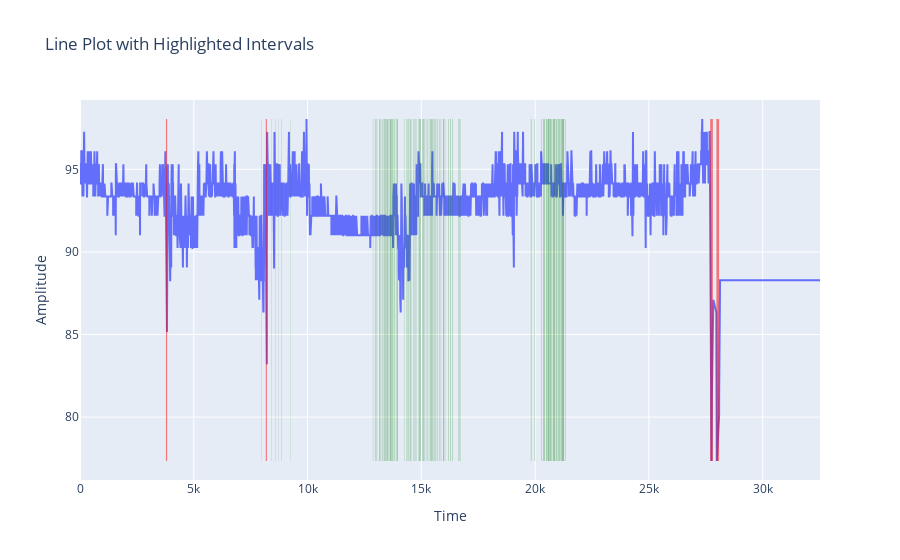

The notebook cell saved with this chart:
### Code cell
import plotly.graph_objects as go

# Create the line plot
fig = go.Figure()

# Add the main line
fig.add_trace(go.Scatter(x=list(range(len(dataa[0]))), y=dataa[0], mode="lines", name="Signal"))

# Add highlighted intervals
for start, end in events:
    fig.add_shape(
        type="rect",
        x0=start,
        x1=end,
        y0=dataa[0].min(),
        y1=dataa[0].max(),
        fillcolor="red",  # Semi-transparent red
        opacity=0.5,
        line_width=0,
    )

for i, row in desat_df.iterrows():
    fig.add_shape(
        type="rect",
        x0=row['start_index'],
        x1=row['end_index'],
        y0=dataa[0].min(),
        y1=dataa[0].max(),
        fillcolor="green",  # Semi-transparent blue
        opacity=0.4,
        line_width=0,
    )


# Customize layout
fig.update_layout(
    title="Line Plot with Highlighted Intervals",
    xaxis_title="Time",
    yaxis_title="Amplitude",
    showlegend=False,
)

fig.show()

### Figure 1 — Plotly figure (JSON) as saved in the notebook; plotly's stock layout.template omitted (floating-point values rounded to 4 significant figures; data arrays with more than 128 entries replaced by an {"elided": "..."} marker saying what was removed)
{"data": [{"mode": "lines", "name": "Signal", "type": "scatter", "x": {"elided": "32520 int values"}, "y": {"elided": "32520 float values"}}], "layout": {"shapes": [{"fillcolor": "red", "line": {"width": 0}, "opacity": 0.5, "type": "rect", "x0": 3776, "x1": 3830, "y0": 77.34, "y1": 98.05}, {"fillcolor": "red", "line": {"width": 0}, "opacity": 0.5, "type": "rect", "x0": 8166, "x1": 8215, "y0": 77.34, "y1": 98.05}, {"fillcolor": "red", "line": {"width": 0}, "opacity": 0.5, "type": "rect", "x0": 27693, "x1": 27812, "y0": 77.34, "y1": 98.05}, {"fillcolor": "red", "line": {"width": 0}, "opacity": 0.5, "type": "rect", "x0": 27966, "x1": 28085, "y0": 77.34, "y1": 98.05}, {"fillcolor": "green", "line": {"width": 0}, "opacity": 0.4, "type": "rect", "x0": 7958, "x1": 7968, "y0": 77.34, "y1": 98.05}, {"fillcolor": "green", "line": {"width": 0}, "opacity": 0.4, "type": "rect", "x0": 8426, "x1": 8438, "y0": 77.34, "y1": 98.05}, {"fillcolor": "green", "line": {"width": 0}, "opacity": 0.4, "type": "rect", "x0": 8578, "x1": 8589, "y0": 77.34, "y1": 98.05}, {"fillcolor": "green", "line": {"width": 0}, "opacity": 0.4, "type": "rect", "x0": 8735, "x1": 8745, "y0": 77.34, "y1": 98.05}, {"fillcolor": "green", "line": {"width": 0}, "opacity": 0.4, "type": "rect", "x0": 8834, "x1": 8847, "y0": 77.34, "y1": 98.05}, {"fillcolor": "green", "line": {"width": 0}, "opacity": 0.4, "type": "rect", "x0": 9244, "x1": 9254, "y0": 77.34, "y1": 98.05}, {"fillcolor": "green", "line": {"width": 0}, "opacity": 0.4, "type": "rect", "x0": 12872, "x1": 12886, "y0": 77.34, "y1": 98.05}, {"fillcolor": "green", "line": {"width": 0}, "opacity": 0.4, "type": "rect", "x0": 12961, "x1": 12974, "y0": 77.34, "y1": 98.05}, {"fillcolor": "green", "line": {"width": 0}, "opacity": 0.4, "type": "rect", "x0": 12997, "x1": 13013, "y0": 77.34, "y1": 98.05}, {"fillcolor": "green", "line": {"width": 0}, "opacity": 0.4, "type": "rect", "x0": 13040, "x1": 13057, "y0": 77.34, "y1": 98.05}, {"fillcolor": "green", "line": {"width": 0}, "opacity": 0.4, "type": "rect", "x0": 13155, "x1": 13183, "y0": 77.34, "y1": 98.05}, {"fillcolor": "green", "line": {"width": 0}, "opacity": 0.4, "type": "rect", "x0": 13204, "x1": 13219, "y0": 77.34, "y1": 98.05}, {"fillcolor": "green", "line": {"width": 0}, "opacity": 0.4, "type": "rect", "x0": 13264, "x1": 13285, "y0": 77.34, "y1": 98.05}, {"fillcolor": "green", "line": {"width": 0}, "opacity": 0.4, "type": "rect", "x0": 13310, "x1": 13326, "y0": 77.34, "y1": 98.05}, {"fillcolor": "green", "line": {"width": 0}, "opacity": 0.4, "type": "rect", "x0": 13359, "x1": 13381, "y0": 77.34, "y1": 98.05}, {"fillcolor": "green", "line": {"width": 0}, "opacity": 0.4, "type": "rect", "x0": 13401, "x1": 13419, "y0": 77.34, "y1": 98.05}, {"fillcolor": "green", "line": {"width": 0}, "opacity": 0.4, "type": "rect", "x0": 13423, "x1": 13433, "y0": 77.34, "y1": 98.05}, {"fillcolor": "green", "line": {"width": 0}, "opacity": 0.4, "type": "rect", "x0": 13464, "x1": 13475, "y0": 77.34, "y1": 98.05}, {"fillcolor": "green", "line": {"width": 0}, "opacity": 0.4, "type": "rect", "x0": 13482, "x1": 13497, "y0": 77.34, "y1": 98.05}, {"fillcolor": "green", "line": {"width": 0}, "opacity": 0.4, "type": "rect", "x0": 13506, "x1": 13534, "y0": 77.34, "y1": 98.05}, {"fillcolor": "green", "line": {"width": 0}, "opacity": 0.4, "type": "rect", "x0": 13565, "x1": 13583, "y0": 77.34, "y1": 98.05}, {"fillcolor": "green", "line": {"width": 0}, "opacity": 0.4, "type": "rect", "x0": 13613, "x1": 13663, "y0": 77.34, "y1": 98.05}, {"fillcolor": "green", "line": {"width": 0}, "opacity": 0.4, "type": "rect", "x0": 13683, "x1": 13709, "y0": 77.34, "y1": 98.05}, {"fillcolor": "green", "line": {"width": 0}, "opacity": 0.4, "type": "rect", "x0": 13728, "x1": 13754, "y0": 77.34, "y1": 98.05}, {"fillcolor": "green", "line": {"width": 0}, "opacity": 0.4, "type": "rect", "x0": 13789, "x1": 13807, "y0": 77.34, "y1": 98.05}, {"fillcolor": "green", "line": {"width": 0}, "opacity": 0.4, "type": "rect", "x0": 13827, "x1": 13846, "y0": 77.34, "y1": 98.05}, {"fillcolor": "green", "line": {"width": 0}, "opacity": 0.4, "type": "rect", "x0": 13887, "x1": 13905, "y0": 77.34, "y1": 98.05}, {"fillcolor": "green", "line": {"width": 0}, "opacity": 0.4, "type": "rect", "x0": 13942, "x1": 13973, "y0": 77.34, "y1": 98.05}, {"fillcolor": "green", "line": {"width": 0}, "opacity": 0.4, "type": "rect", "x0": 14263, "x1": 14276, "y0": 77.34, "y1": 98.05}, {"fillcolor": "green", "line": {"width": 0}, "opacity": 0.4, "type": "rect", "x0": 14355, "x1": 14376, "y0": 77.34, "y1": 98.05}, {"fillcolor": "green", "line": {"width": 0}, "opacity": 0.4, "type": "rect", "x0": 14405, "x1": 14426, "y0": 77.34, "y1": 98.05}, {"fillcolor": "green", "line": {"width": 0}, "opacity": 0.4, "type": "rect", "x0": 14450, "x1": 14468, "y0": 77.34, "y1": 98.05}, {"fillcolor": "green", "line": {"width": 0}, "opacity": 0.4, "type": "rect", "x0": 14514, "x1": 14533, "y0": 77.34, "y1": 98.05}, {"fillcolor": "green", "line": {"width": 0}, "opacity": 0.4, "type": "rect", "x0": 14537, "x1": 14558, "y0": 77.34, "y1": 98.05}, {"fillcolor": "green", "line": {"width": 0}, "opacity": 0.4, "type": "rect", "x0": 14659, "x1": 14679, "y0": 77.34, "y1": 98.05}, {"fillcolor": "green", "line": {"width": 0}, "opacity": 0.4, "type": "rect", "x0": 14711, "x1": 14725, "y0": 77.34, "y1": 98.05}, {"fillcolor": "green", "line": {"width": 0}, "opacity": 0.4, "type": "rect", "x0": 14741, "x1": 14754, "y0": 77.34, "y1": 98.05}, {"fillcolor": "green", "line": {"width": 0}, "opacity": 0.4, "type": "rect", "x0": 14774, "x1": 14787, "y0": 77.34, "y1": 98.05}, {"fillcolor": "green", "line": {"width": 0}, "opacity": 0.4, "type": "rect", "x0": 14867, "x1": 14880, "y0": 77.34, "y1": 98.05}, {"fillcolor": "green", "line": {"width": 0}, "opacity": 0.4, "type": "rect", "x0": 14906, "x1": 14938, "y0": 77.34, "y1": 98.05}, {"fillcolor": "green", "line": {"width": 0}, "opacity": 0.4, "type": "rect", "x0": 14958, "x1": 14986, "y0": 77.34, "y1": 98.05}, {"fillcolor": "green", "line": {"width": 0}, "opacity": 0.4, "type": "rect", "x0": 15029, "x1": 15044, "y0": 77.34, "y1": 98.05}, {"fillcolor": "green", "line": {"width": 0}, "opacity": 0.4, "type": "rect", "x0": 15067, "x1": 15089, "y0": 77.34, "y1": 98.05}, {"fillcolor": "green", "line": {"width": 0}, "opacity": 0.4, "type": "rect", "x0": 15104, "x1": 15121, "y0": 77.34, "y1": 98.05}, {"fillcolor": "green", "line": {"width": 0}, "opacity": 0.4, "type": "rect", "x0": 15143, "x1": 15157, "y0": 77.34, "y1": 98.05}, {"fillcolor": "green", "line": {"width": 0}, "opacity": 0.4, "type": "rect", "x0": 15200, "x1": 15215, "y0": 77.34, "y1": 98.05}, {"fillcolor": "green", "line": {"width": 0}, "opacity": 0.4, "type": "rect", "x0": 15253, "x1": 15271, "y0": 77.34, "y1": 98.05}, {"fillcolor": "green", "line": {"width": 0}, "opacity": 0.4, "type": "rect", "x0": 15332, "x1": 15348, "y0": 77.34, "y1": 98.05}, {"fillcolor": "green", "line": {"width": 0}, "opacity": 0.4, "type": "rect", "x0": 15380, "x1": 15404, "y0": 77.34, "y1": 98.05}, {"fillcolor": "green", "line": {"width": 0}, "opacity": 0.4, "type": "rect", "x0": 15437, "x1": 15466, "y0": 77.34, "y1": 98.05}, {"fillcolor": "green", "line": {"width": 0}, "opacity": 0.4, "type": "rect", "x0": 15486, "x1": 15508, "y0": 77.34, "y1": 98.05}, {"fillcolor": "green", "line": {"width": 0}, "opacity": 0.4, "type": "rect", "x0": 15534, "x1": 15548, "y0": 77.34, "y1": 98.05}, {"fillcolor": "green", "line": {"width": 0}, "opacity": 0.4, "type": "rect", "x0": 15580, "x1": 15603, "y0": 77.34, "y1": 98.05}, {"fillcolor": "green", "line": {"width": 0}, "opacity": 0.4, "type": "rect", "x0": 15629, "x1": 15652, "y0": 77.34, "y1": 98.05}, {"fillcolor": "green", "line": {"width": 0}, "opacity": 0.4, "type": "rect", "x0": 15707, "x1": 15727, "y0": 77.34, "y1": 98.05}, {"fillcolor": "green", "line": {"width": 0}, "opacity": 0.4, "type": "rect", "x0": 15783, "x1": 15801, "y0": 77.34, "y1": 98.05}, {"fillcolor": "green", "line": {"width": 0}, "opacity": 0.4, "type": "rect", "x0": 15845, "x1": 15855, "y0": 77.34, "y1": 98.05}, {"fillcolor": "green", "line": {"width": 0}, "opacity": 0.4, "type": "rect", "x0": 15870, "x1": 15880, "y0": 77.34, "y1": 98.05}, {"fillcolor": "green", "line": {"width": 0}, "opacity": 0.4, "type": "rect", "x0": 15959, "x1": 16000, "y0": 77.34, "y1": 98.05}, {"fillcolor": "green", "line": {"width": 0}, "opacity": 0.4, "type": "rect", "x0": 16033, "x1": 16050, "y0": 77.34, "y1": 98.05}, {"fillcolor": "green", "line": {"width": 0}, "opacity": 0.4, "type": "rect", "x0": 16190, "x1": 16211, "y0": 77.34, "y1": 98.05}, {"fillcolor": "green", "line": {"width": 0}, "opacity": 0.4, "type": "rect", "x0": 16274, "x1": 16298, "y0": 77.34, "y1": 98.05}, {"fillcolor": "green", "line": {"width": 0}, "opacity": 0.4, "type": "rect", "x0": 16369, "x1": 16391, "y0": 77.34, "y1": 98.05}, {"fillcolor": "green", "line": {"width": 0}, "opacity": 0.4, "type": "rect", "x0": 16625, "x1": 16643, "y0": 77.34, "y1": 98.05}, {"fillcolor": "green", "line": {"width": 0}, "opacity": 0.4, "type": "rect", "x0": 16669, "x1": 16685, "y0": 77.34, "y1": 98.05}, {"fillcolor": "green", "line": {"width": 0}, "opacity": 0.4, "type": "rect", "x0": 16702, "x1": 16716, "y0": 77.34, "y1": 98.05}, {"fillcolor": "green", "line": {"width": 0}, "opacity": 0.4, "type": "rect", "x0": 19813, "x1": 19838, "y0": 77.34, "y1": 98.05}, {"fillcolor": "green", "line": {"width": 0}, "opacity": 0.4, "type": "rect", "x0": 19976, "x1": 19996, "y0": 77.34, "y1": 98.05}, {"fillcolor": "green", "line": {"width": 0}, "opacity": 0.4, "type": "rect", "x0": 20266, "x1": 20286, "y0": 77.34, "y1": 98.05}, {"fillcolor": "green", "line": {"width": 0}, "opacity": 0.4, "type": "rect", "x0": 20346, "x1": 20358, "y0": 77.34, "y1": 98.05}, {"fillcolor": "green", "line": {"width": 0}, "opacity": 0.4, "type": "rect", "x0": 20373, "x1": 20408, "y0": 77.34, "y1": 98.05}, {"fillcolor": "green", "line": {"width": 0}, "opacity": 0.4, "type": "rect", "x0": 20422, "x1": 20436, "y0": 77.34, "y1": 98.05}, {"fillcolor": "green", "line": {"width": 0}, "opacity": 0.4, "type": "rect", "x0": 20492, "x1": 20533, "y0": 77.34, "y1": 98.05}, {"fillcolor": "green", "line": {"width": 0}, "opacity": 0.4, "type": "rect", "x0": 20556, "x1": 20634, "y0": 77.34, "y1": 98.05}, {"fillcolor": "green", "line": {"width": 0}, "opacity": 0.4, "type": "rect", "x0": 20663, "x1": 20708, "y0": 77.34, "y1": 98.05}, {"fillcolor": "green", "line": {"width": 0}, "opacity": 0.4, "type": "rect", "x0": 20729, "x1": 20752, "y0": 77.34, "y1": 98.05}, {"fillcolor": "green", "line": {"width": 0}, "opacity": 0.4, "type": "rect", "x0": 20791, "x1": 20826, "y0": 77.34, "y1": 98.05}, {"fillcolor": "green", "line": {"width": 0}, "opacity": 0.4, "type": "rect", "x0": 20834, "x1": 20885, "y0": 77.34, "y1": 98.05}, {"fillcolor": "green", "line": {"width": 0}, "opacity": 0.4, "type": "rect", "x0": 20932, "x1": 20965, "y0": 77.34, "y1": 98.05}, {"fillcolor": "green", "line": {"width": 0}, "opacity": 0.4, "type": "rect", "x0": 20996, "x1": 21010, "y0": 77.34, "y1": 98.05}, {"fillcolor": "green", "line": {"width": 0}, "opacity": 0.4, "type": "rect", "x0": 21027, "x1": 21050, "y0": 77.34, "y1": 98.05}, {"fillcolor": "green", "line": {"width": 0}, "opacity": 0.4, "type": "rect", "x0": 21065, "x1": 21100, "y0": 77.34, "y1": 98.05}, {"fillcolor": "green", "line": {"width": 0}, "opacity": 0.4, "type": "rect", "x0": 21127, "x1": 21143, "y0": 77.34, "y1": 98.05}, {"fillcolor": "green", "line": {"width": 0}, "opacity": 0.4, "type": "rect", "x0": 21159, "x1": 21224, "y0": 77.34, "y1": 98.05}, {"fillcolor": "green", "line": {"width": 0}, "opacity": 0.4, "type": "rect", "x0": 21227, "x1": 21270, "y0": 77.34, "y1": 98.05}, {"fillcolor": "green", "line": {"width": 0}, "opacity": 0.4, "type": "rect", "x0": 21310, "x1": 21331, "y0": 77.34, "y1": 98.05}], "showlegend": false, "title": {"text": "Line Plot with Highlighted Intervals"}, "xaxis": {"title": {"text": "Time"}}, "yaxis": {"title": {"text": "Amplitude"}}}}
